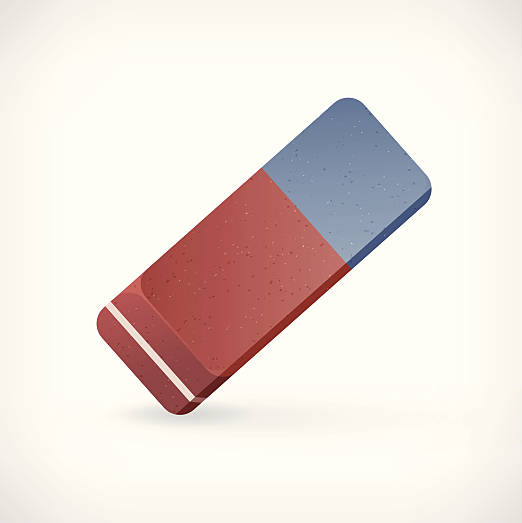
#> input picture test-resources/eraser.png, 522 x 523 px, found by its file name
$ python 'chapter 7 - Color Detection and Trackbars.py'
#> lines starting #> are read from the running program, lines starting #| are printed output that depends on the picture; after the words box and inside, x2 and y2 are one past the last pixel; in counts of white or black regions, pixels touching at a corner belong together
import cv2
import numpy as np

"""
 Manual filter parameters defination
 Images on Notion
 Hue -> pure spectrum colors ("cores do arco-iris") being red, orange, yellow, blue, green and violet, it goes from 0 to 360 (or 0 to 179)
 Saturation -> Intensity of the color (0 to 100%, or 0 to 255)
 Value -> Brightness (0 to 100% or 0 to 255)
"""

lowerFilters = np.array([0, 0, 0]) # hue min, saturation min, value min
upperFilters = np.array([360, 255, 255])

def onChange(value): # On change function (not used here, but can be used)
    pass


cv2.namedWindow("Trackbars")
cv2.resizeWindow("Trackbars", 600, 300)
cv2.createTrackbar("Hue min", "Trackbars", 0, 360, onChange)
#> slider 'Hue min' is set to 72
cv2.createTrackbar("Hue max", "Trackbars", 360, 360, onChange)
cv2.createTrackbar("Sat min", "Trackbars", 0, 255, onChange)
#> slider 'Sat min' is set to 51
cv2.createTrackbar("Sat max", "Trackbars", 255, 255, onChange)
cv2.createTrackbar("Val min", "Trackbars", 0, 255, onChange)
#> slider 'Val min' is set to 51
cv2.createTrackbar("Val max", "Trackbars", 255, 255, onChange)

while True:
    img = cv2.imread("test-resources/eraser.png")
#> img is the input picture: shape (523, 522, 3); mean B, G, R 219.1, 224.7, 235.6

    img = cv2.resize(img, (300, 300)) # (width, height)
#> img: shape (300, 300, 3)

    # Getting only the (defined range) Color
    # We're going to use Trackbars (scroll bars), to set the minimum and maximum values of the blue color (optimizing it with trackbars)

    lowerFilters[0] = cv2.getTrackbarPos("Hue min", "Trackbars") # scroll name, window of trackbar name
    lowerFilters[1] = cv2.getTrackbarPos("Sat min", "Trackbars")
    lowerFilters[2] = cv2.getTrackbarPos("Val min", "Trackbars")
    upperFilters[0] = cv2.getTrackbarPos("Hue max", "Trackbars")
    upperFilters[1] = cv2.getTrackbarPos("Sat max", "Trackbars")
    upperFilters[2] = cv2.getTrackbarPos("Val max", "Trackbars")

    mask = cv2.inRange(img, lowerFilters, upperFilters) # Filter being applied (0 = Black, 1 = White, 1 to match the range defined)
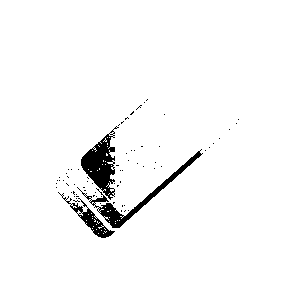
#> mask: shape (300, 300); 96.9% white; 71 black regions (68 under 20 px), largest, box (x1, y1, x2, y2) and area: (81, 126, 119, 200) 1208, (77, 149, 203, 228) 980, (58, 192, 115, 238) 509
    imgResults = cv2.bitwise_and(img, img, mask=mask) # Put the colors in the 1 (positive binaries) places
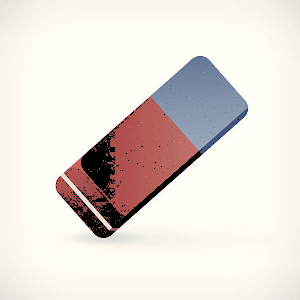
#> imgResults: shape (300, 300, 3); mean B, G, R 217.2, 222.6, 230.8

    cv2.imshow("Eraser Image", img)
    cv2.imshow("Mask", mask)
    cv2.imshow("Filter Image", imgResults)

    cv2.waitKey(1) # Delay

$ run again, with test-resources/arena.png copied over test-resources/eraser.png
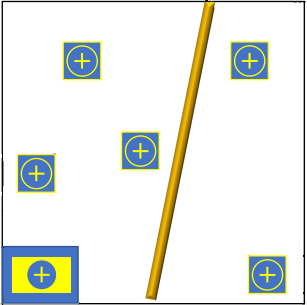
#> input picture test-resources/arena.png, 307 x 305 px, found by its file name
#> img is the input picture: shape (305, 307, 3); mean B, G, R 227, 233.6, 231
#> img: shape (300, 300, 3)
#> `mask = cv2.inRange(img, lowerFilters, upperFilters)`:
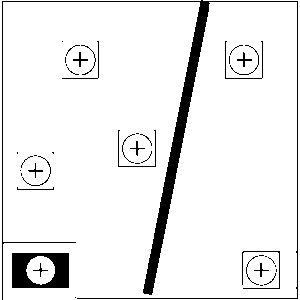
#> mask: shape (300, 300); 92.6% white; 43 black regions (25 under 20 px), largest, box (x1, y1, x2, y2) and area: (2, 0, 298, 300) 4129, (12, 253, 69, 288) 1354, (242, 251, 280, 289) 145
#> `imgResults = cv2.bitwise_and(img, img, mask=mask)`:
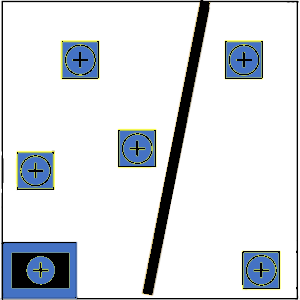
#> imgResults: shape (300, 300, 3); mean B, G, R 225.8, 221.9, 218

$ run again, with test-resources/arenaTorta.png copied over test-resources/eraser.png
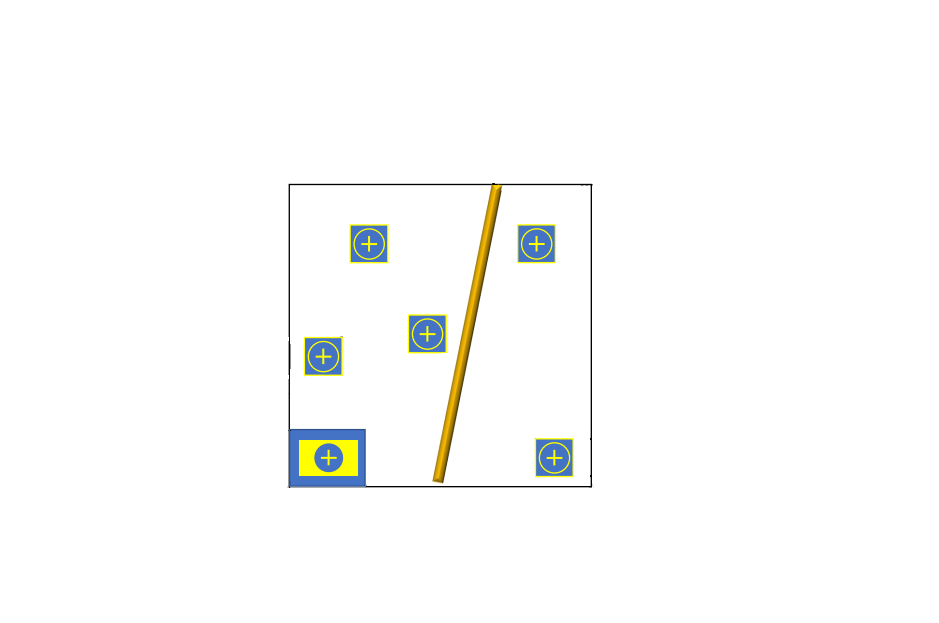
#> input picture test-resources/arenaTorta.png, 939 x 623 px, found by its file name
#> img is the input picture: shape (623, 939, 3); mean B, G, R 250.5, 251.6, 251.2
#> `img = cv2.resize(img, (300, 300))`:
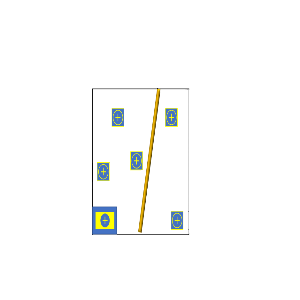
#> img: shape (300, 300, 3); mean B, G, R 250.5, 251.5, 251.1
#> `mask = cv2.inRange(img, lowerFilters, upperFilters)`:
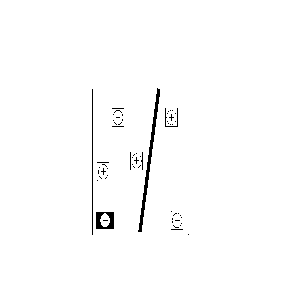
#> mask: shape (300, 300); 98.8% white; 59 black regions (54 under 20 px), largest, box (x1, y1, x2, y2) and area: (138, 88, 160, 232) 474, (96, 212, 114, 229) 204, (92, 89, 93, 235) 146, (165, 108, 178, 127) 50, (141, 152, 143, 170) 20

$ run again, with test-resources/arenaTorta2.png copied over test-resources/eraser.png
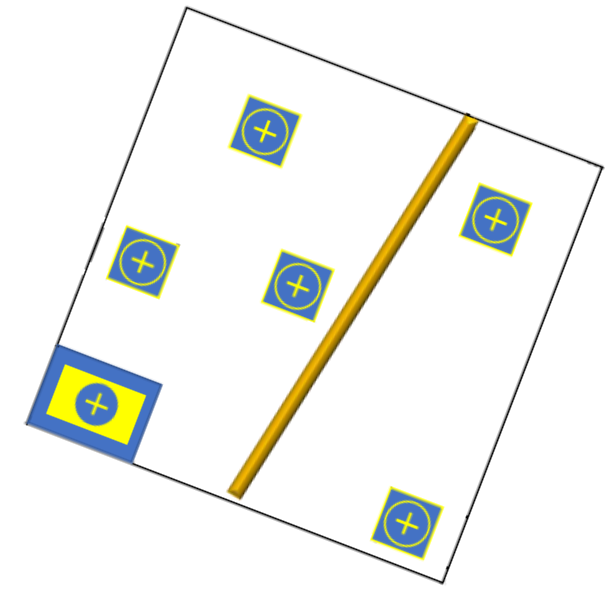
#> input picture test-resources/arenaTorta2.png, 608 x 589 px, found by its file name
#> img is the input picture: shape (589, 608, 3); mean B, G, R 239.1, 242.9, 241.4
#> img: shape (300, 300, 3)
#> `mask = cv2.inRange(img, lowerFilters, upperFilters)`:
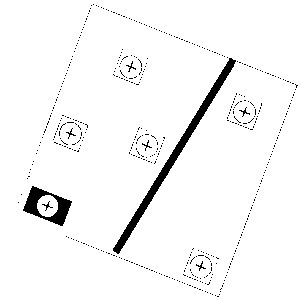
#> mask: shape (300, 300); 96.2% white; 509 black regions (501 under 20 px), largest, box (x1, y1, x2, y2) and area: (113, 58, 236, 254) 1670, (23, 186, 72, 226) 775, (126, 61, 136, 72) 27
#> `imgResults = cv2.bitwise_and(img, img, mask=mask)`:
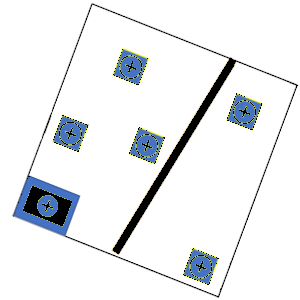
#> imgResults: shape (300, 300, 3); mean B, G, R 238.4, 236.3, 234.1
